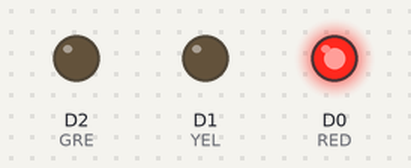
Recording of a sketch running on a simulated ESP8266 (NodeMCU). Parts: output pins drawn as LEDs (lit = HIGH).

Above: at 1.0 s.
At 3.0 s:
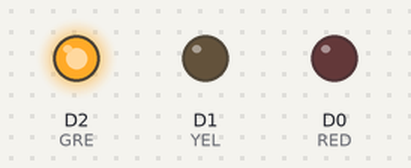
At 5.0 s:
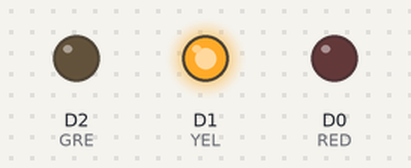
Timing chart, 0 to 7.8 s (numbered marks = the images above):
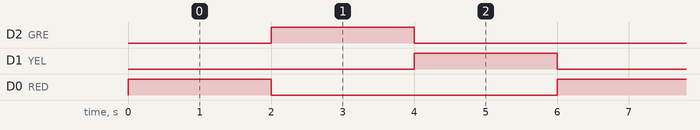

The sketch:

traffic_light.ino
```cpp
const int RED = D0;
const int YEL = D1;
const int GRE = D2;


void setup() {
  // put your setup code here, to run once:
  pinMode(RED, OUTPUT);
  pinMode(YEL, OUTPUT);
  pinMode(GRE, OUTPUT);

  digitalWrite(GRE, LOW);
  digitalWrite(YEL, LOW);
  digitalWrite(RED, LOW);
  Serial.begin(115200);
}

void loop() {
  // put your main code here, to run repeatedly:

  digitalWrite(RED, HIGH);
  delay(2000);
  digitalWrite(RED, LOW);

  digitalWrite(GRE, HIGH);
  delay(2000);
  digitalWrite(GRE, LOW);

  digitalWrite(YEL, HIGH);
  delay(2000);
  digitalWrite(YEL, LOW);
}
```

Measured:
- by itself, D2 (GRE), D1 (YEL), D0 (RED): alternates HIGH for 2.0 s and LOW for 4.0 s
- by itself, everything shown: repeats every 6.0 s, in 4 steps
